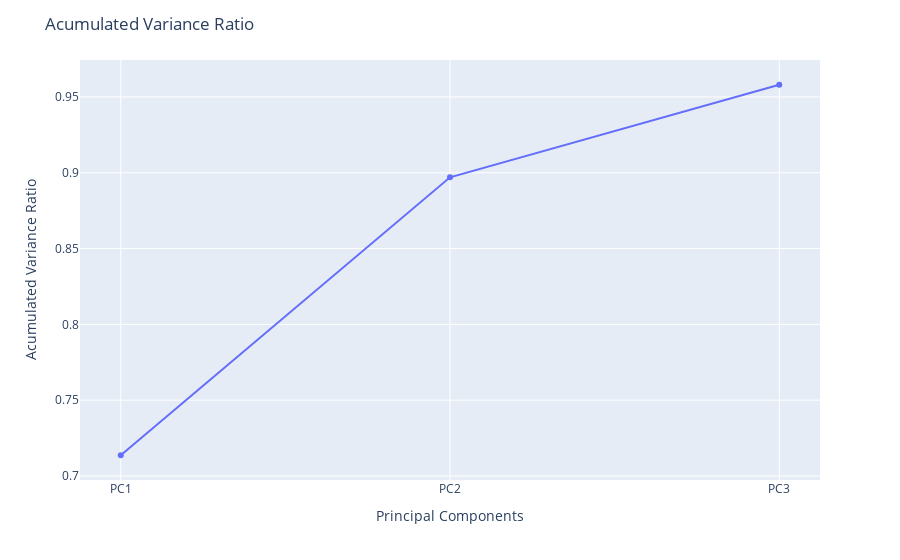

This figure's notebook cell:
### Code cell
component_loadings_df = analyze_component_loadings(bands, n_components)
cumulative_variance = np.cumsum(explained_variance_ratio)
plot_cumulative_sum_variance(cumulative_variance, n_components)

### Figure 1 — Plotly figure (JSON) as saved in the notebook; plotly's stock layout.template omitted (floating-point values rounded to 4 significant figures)
{"data": [{"hovertemplate": "Principal Components=%{x}<br>Acumulated Variance Ratio=%{y}<extra></extra>", "legendgroup": "", "line": {"color": "#636efa", "dash": "solid"}, "marker": {"symbol": "circle"}, "mode": "lines+markers", "name": "", "orientation": "v", "showlegend": false, "type": "scatter", "x": ["PC1", "PC2", "PC3"], "xaxis": "x", "y": [0.7137, 0.897, 0.958], "yaxis": "y"}], "layout": {"legend": {"tracegroupgap": 0}, "margin": {"t": 60}, "title": {"text": "Acumulated Variance Ratio"}, "xaxis": {"anchor": "y", "domain": [0, 1], "title": {"text": "Principal Components"}}, "yaxis": {"anchor": "x", "domain": [0, 1], "title": {"text": "Acumulated Variance Ratio"}}}}
